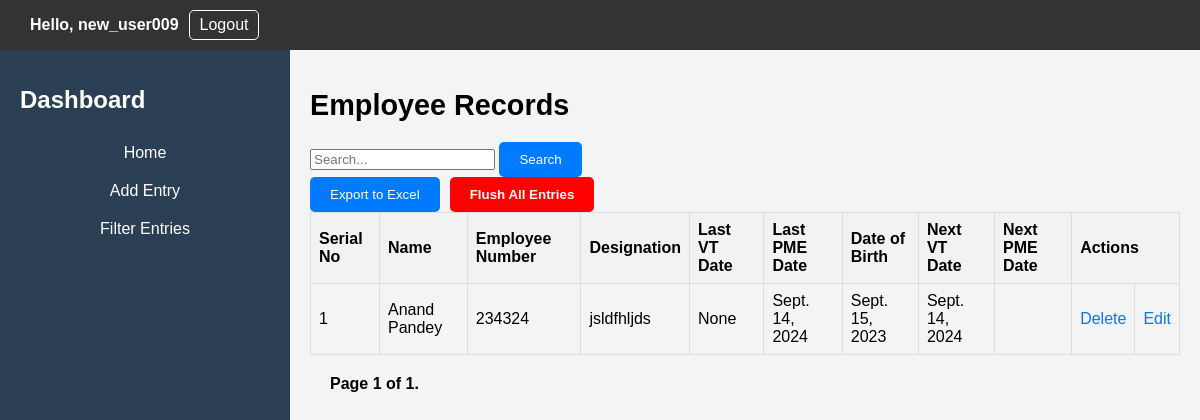
Before: /dashboard/?page=30 (signed in) with the older database file.
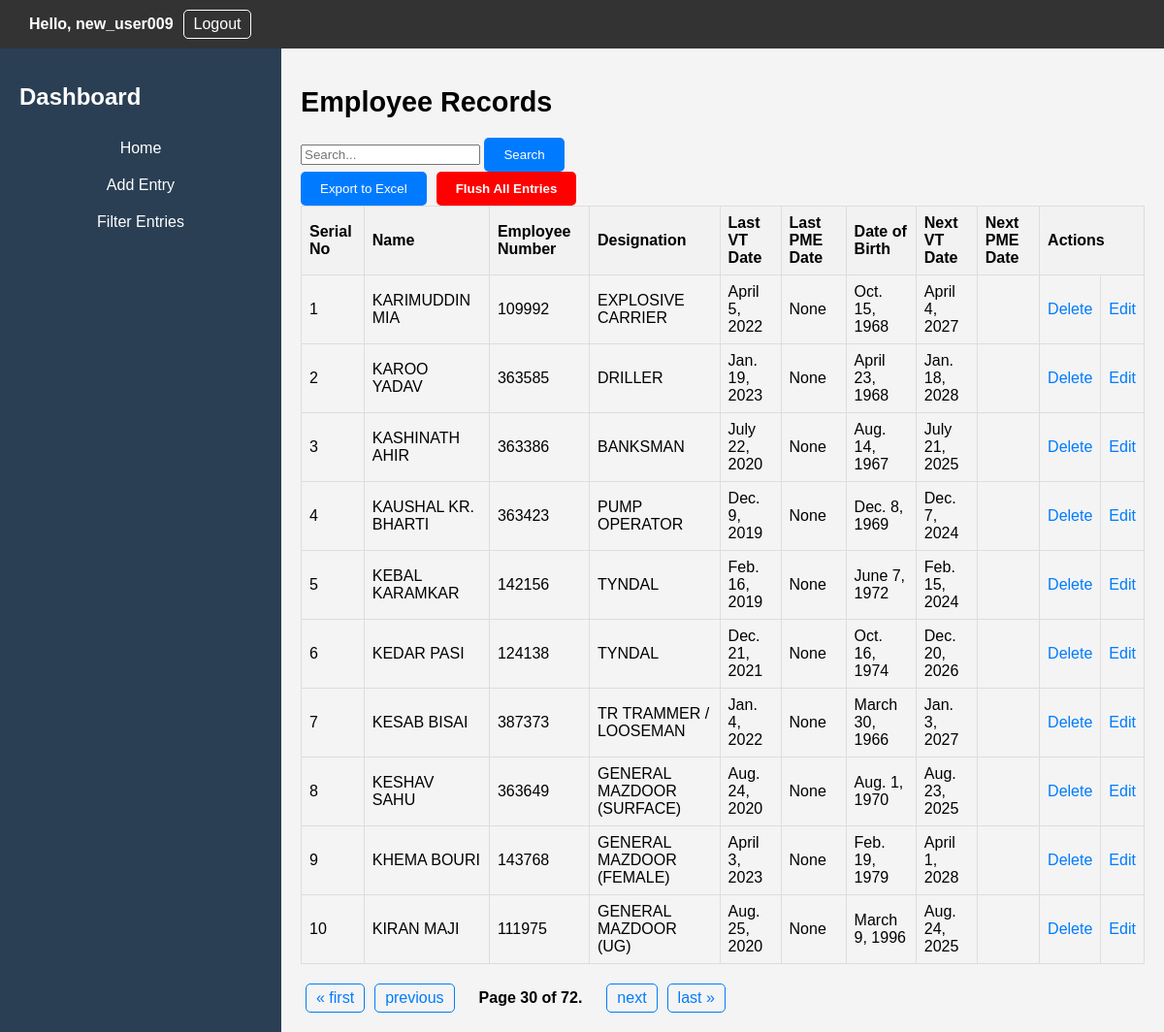
After: the same page with the newer database file.
### EmployeeApp/models.py (models this page shows)
class Entry(models.Model):
    user = models.ForeignKey(User, on_delete=models.CASCADE)
    name = models.CharField(max_length=100)
    employee_number = models.CharField(max_length=10)
    designation = models.CharField(max_length=50)
    last_vt_date = models.DateField(verbose_name='Last VT Date', null=True, blank=True)  # Make it optional
    last_pme_date = models.DateField(null=True, blank=True)  # Make it optional
    date_of_birth = models.DateField(null=True, blank=True)
    next_vt_date = models.DateField(null=True, blank=True)
    next_pme_date = models.DateField(null=True, blank=True)
    timestamp = models.DateTimeField(default=timezone.now)  # Set default value here

### EmployeeApp/views.py (the view)
# urls.py: path('dashboard/', views.dashboard, name='dashboard'),
def dashboard(request):
    user = request.user
    records = Entry.objects.filter(user=user).order_by('name')
    search_query = request.GET.get('search')
    if search_query:
        records = records.filter(
            Q(name__icontains=search_query) |
            Q(employee_number__icontains=search_query) |
            Q(designation__icontains=search_query)
        )
    paginator = Paginator(records, 10)
    page_number = request.GET.get('page')
    page_obj = paginator.get_page(page_number)
    return render(request, 'EmployeeApp/dashboard.html', {'user': user, 'records': page_obj})

### EmployeeApp/templates/EmployeeApp/dashboard.html (shortened to what this page needs)
{% extends "EmployeeApp/base.html" %}
{% block content %}
    <h1>Employee Records</h1>
    <form method="get" action="{% url 'dashboard' %}">
        <div class="search-box">
            <input type="text" name="search" placeholder="Search...">
            <button type="submit">Search</button>
        </div>
    </form>
    <div class="action-buttons">
        <form method="post" action="{% url 'export_entries' %}">
            <button type="submit">Export to Excel</button>
        </form>
        <button type="button" class="danger-button" onclick="confirmFlushEntries()">Flush All Entries</button>
    </div>
    <table>
        <thead>
            <tr>
                <th>Serial No</th>
                <th>Name</th>
                <th>Employee Number</th>
                <th>Designation</th>
                <th>Last VT Date</th>
                <th>Last PME Date</th>
                <th>Date of Birth</th>
                <th>Next VT Date</th>
                <th>Next PME Date</th>
                <th colspan="2">Actions</th>
            </tr>
        </thead>
        <tbody>
            {% for record in records %}
                <tr>
                    <td>{{ forloop.counter }}</td>
                    <td>{{ record.name }}</td>
                    <td>{{ record.employee_number }}</td>
                    <td>{{ record.designation }}</td>
                    <td>{{ record.last_vt_date }}</td>
                    <td>{{ record.last_pme_date }}</td>
                    <td>{{ record.date_of_birth }}</td>
                    <td class="">
                        {{ record.next_vt_date|default:'' }}
                    </td>
                    <td class="">
                    </td>
                    <td><a href="#" class="delete-link" data-entry-id="{{ record.id }}">Delete</a></td>
                    <td><a href="{% url 'edit_entry' record.id %}">Edit</a></td>
                </tr>
            {% endfor %}
        </tbody>
    </table>
    <div class="pagination">
        <span class="step-links">
            {% if records.has_previous %}
                <a href="?page=1" class="page-link">&laquo; first</a>
                <a href="?page={{ records.previous_page_number }}" class="page-link">previous</a>
            {% endif %}
            <span class="current-page">
                Page {{ records.number }} of {{ records.paginator.num_pages }}.
            </span>
            {% if records.has_next %}
                <a href="?page={{ records.next_page_number }}" class="page-link">next</a>
                <a href="?page={{ records.paginator.num_pages }}" class="page-link">last &raquo;</a>
            {% endif %}
        </span>
    </div>
</div>
{% endblock %}

Changed rows visible on the page:
removed Entry: name "Anand Pandey", employee_number "234324", designation "jsldfhljds", last_vt_date "None", last_pme_date "Sept. 14, 2024", date_of_birth "Sept. 15, 2023", next_vt_date "Sept. 14, 2024"
added Entry: name "KARIMUDDIN MIA", employee_number "109992", designation "EXPLOSIVE CARRIER", last_vt_date "April 5, 2022", last_pme_date "None", date_of_birth "Oct. 15, 1968", next_vt_date "April 4, 2027"
added Entry: name "KAROO YADAV", employee_number "363585", designation "DRILLER", last_vt_date "Jan. 19, 2023", last_pme_date "None", date_of_birth "April 23, 1968", next_vt_date "Jan. 18, 2028"
added Entry: name "KASHINATH AHIR", employee_number "363386", designation "BANKSMAN", last_vt_date "July 22, 2020", last_pme_date "None", date_of_birth "Aug. 14, 1967", next_vt_date "July 21, 2025"
added Entry: name "KAUSHAL KR. BHARTI", employee_number "363423", designation "PUMP OPERATOR", last_vt_date "Dec. 9, 2019", last_pme_date "None", date_of_birth "Dec. 8, 1969", next_vt_date "Dec. 7, 2024"
added Entry: name "KEBAL KARAMKAR", employee_number "142156", designation "TYNDAL", last_vt_date "Feb. 16, 2019", last_pme_date "None", date_of_birth "June 7, 1972", next_vt_date "Feb. 15, 2024"
added Entry: name "KEDAR PASI", employee_number "124138", designation "TYNDAL", last_vt_date "Dec. 21, 2021", last_pme_date "None", date_of_birth "Oct. 16, 1974", next_vt_date "Dec. 20, 2026"
added Entry: name "KESAB BISAI", employee_number "387373", designation "TR TRAMMER / LOOSEMAN", last_vt_date "Jan. 4, 2022", last_pme_date "None", date_of_birth "March 30, 1966", next_vt_date "Jan. 3, 2027"
added Entry: name "KESHAV SAHU", employee_number "363649", designation "GENERAL MAZDOOR (SURFACE)", last_vt_date "Aug. 24, 2020", last_pme_date "None", date_of_birth "Aug. 1, 1970", next_vt_date "Aug. 23, 2025"
added Entry: name "KHEMA BOURI", employee_number "143768", designation "GENERAL MAZDOOR (FEMALE)", last_vt_date "April 3, 2023", last_pme_date "None", date_of_birth "Feb. 19, 1979", next_vt_date "April 1, 2028"
added Entry: name "KIRAN MAJI", employee_number "111975", designation "GENERAL MAZDOOR (UG)", last_vt_date "Aug. 25, 2020", last_pme_date "None", date_of_birth "March 9, 1996", next_vt_date "Aug. 24, 2025"
Other visible differences:
{{ records.number }}: "1" → "30"
{{ records.paginator.num_pages }}: "1" → "72"
text now shown: "« first previous next last »"
